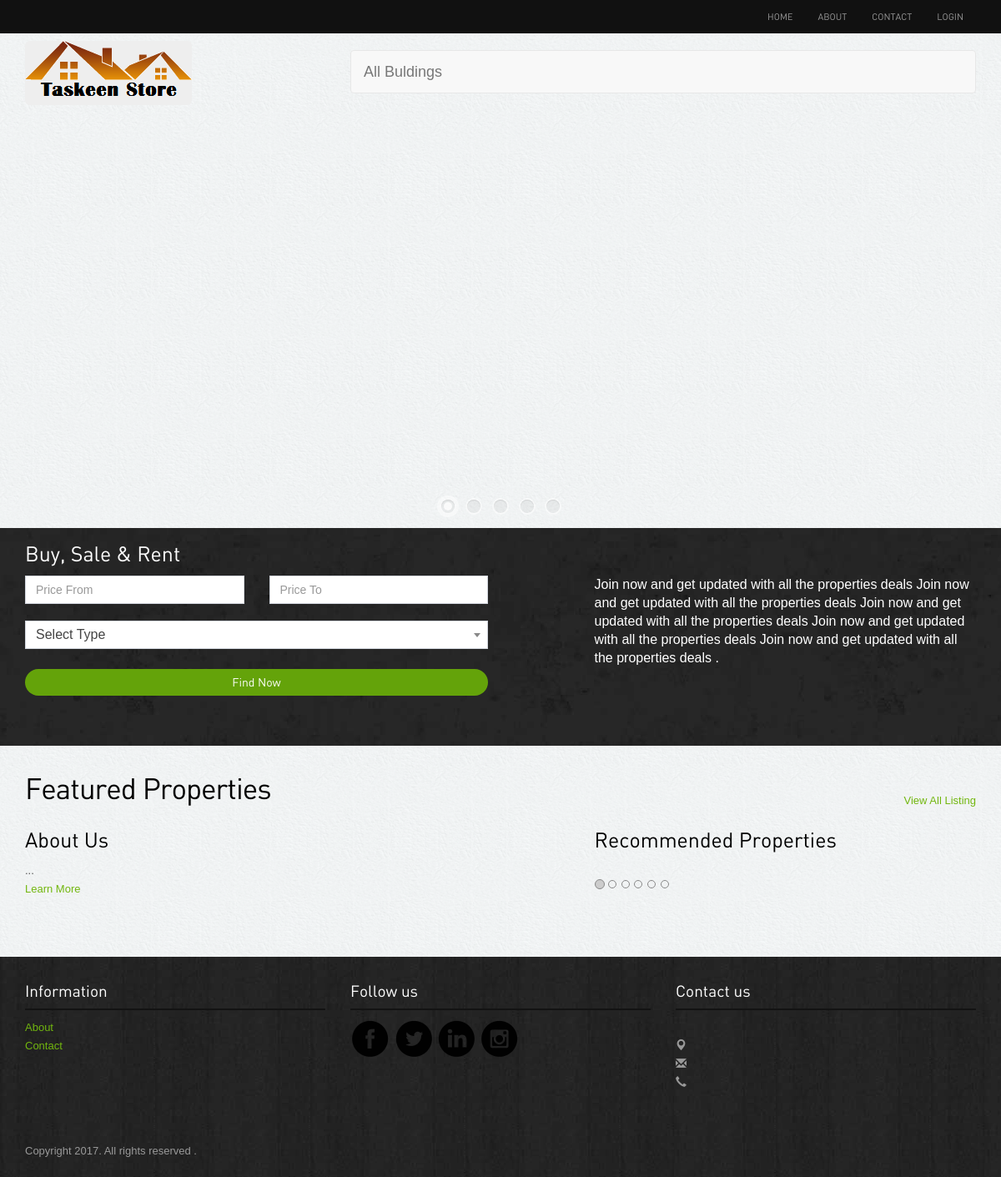
/, run on an earlier commit of the app's database.
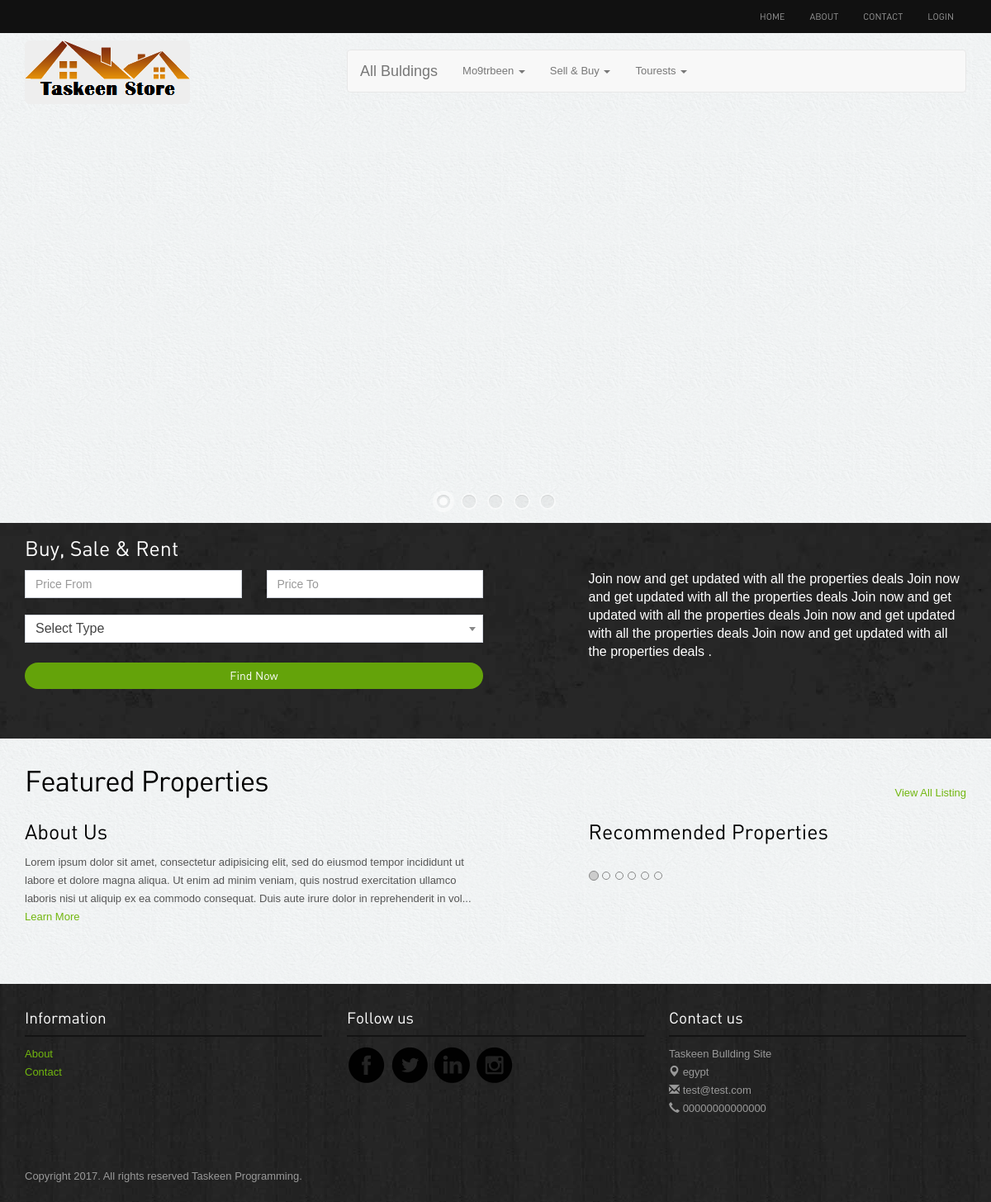
And on a later commit of the database.
### tables this page shows
CREATE TABLE `categouries` (
  `id` int(11) NOT NULL,
  `name` varchar(255) NOT NULL
);

CREATE TABLE `sitesetting` (
  `id` int(11) NOT NULL,
  `slug` varchar(50) NOT NULL,
  `nameSetting` varchar(50) NOT NULL,
  `value` text NOT NULL,
  `type` tinyint(4) NOT NULL,
  `created_at` timestamp NOT NULL DEFAULT '0000-00-00 00:00:00',
  `updated_at` timestamp NOT NULL DEFAULT '0000-00-00 00:00:00'
);

### init.php (called while the page is built)
<?php
    include "connect.php";
    include "includes/functions/functions.php";
    include "includes/templates/header.php";
?>

### includes/functions/functions.php (called while the page is built, shortened)
<?php
   function getAllFrom($field, $table, $where = null, $and = null, $orderField = 'id', $ordering = 'ASC', $limit = null)
   {
      global $conn;
      $stmt = $conn->prepare("SELECT $field FROM $table $where $and ORDER BY $orderField $ordering $limit");
      $stmt->execute();
      $all = $stmt->fetchAll();
      return $all;
   }
   function getSetting($settingName = 'siteName')
   {
      global $conn;
      $stmt = $conn->prepare("SELECT value FROM sitesetting WHERE nameSetting = '$settingName'");
      $stmt->execute();
      $all = $stmt->fetch();
      return $all[0];
   }
?>

### index.php (the view, shortened to what this page needs)
<?php
   include'init.php';
?>
<div class="">
	<div class="sl-slider-wrapper" id="slider">
		<div class="sl-slider">
		</div>
		<nav class="nav-dots" id="nav-dots">
			<span class="nav-dot-current"></span> <span></span> <span></span> <span></span> <span></span>
		</nav>
	</div>
   <div class="banner-search">
       <div class="container">
           <h3>Buy, Sale & Rent</h3>
           <div class="searchbar">
               <div class="row">
                   <div class="col-lg-6 col-sm-6">
                       <div class="search-form">
       					<form action="search.php" method="get">
       						<div class="row">
       							<div class="col-lg-6">
       								<input class="form-control" type="number" name="price_from" value="" placeholder="Price From">
       							</div>
       							<div class="col-lg-6">
       								<input class="form-control" type="number" name="price_to" value="" placeholder="Price To">
       							</div>
       							<div class="col-lg-12 marginSelect">
       							</div>
       						</div>
       						<button type="submit" class="btn btn-primary">Find Now</button>
       					</form>
       				</div>
                   </div>
                   <div class="col-lg-5 col-lg-offset-1 col-sm-6 ">
                       <p>Join now and get updated with all the properties deals Join now and get updated with all the properties deals Join now and get updated with all the properties deals Join now and get updated with all the properties deals Join now and get updated with all the properties deals .</p>
                   </div>
               </div>
           </div>
       </div>
</div>
<div class="container">
	<div class="properties-listing spacer">
		<a class="pull-right viewall" href="buysalerent.php">View All Listing</a>
		<h2>Featured Properties</h2>
	</div>
	<div class="spacer">
		<div class="row">
			<div class="col-lg-6 col-sm-9 recent-view">
				<h3>About Us</h3>
				<p><?php echo substr(getSetting('siteDesc'), 0, 290).'...';?><br>
				<a href="about.php">Learn More</a></p>
			</div>
			<div class="col-lg-5 col-lg-offset-1 col-sm-3 recommended">
				<h3>Recommended Properties</h3>
				<div class="carousel slide" id="myCarousel">
					<ol class="carousel-indicators">
						<li class="active" data-slide-to="0" data-target="#myCarousel"></li>
						<li class="" data-slide-to="1" data-target="#myCarousel"></li>
						<li class="" data-slide-to="2" data-target="#myCarousel"></li>
						<li class="" data-slide-to="3" data-target="#myCarousel"></li>
						<li class="" data-slide-to="3" data-target="#myCarousel"></li>
						<li class="" data-slide-to="3" data-target="#myCarousel"></li>
					</ol>
				</div>
			</div>
		</div>
	</div>
</div>
<?php
   include'includes/templates/footer.php';
?>

### includes/templates/header.php (shortened to what this page needs)
<!DOCTYPE html>
<html lang="en">
<head>
    <link rel="stylesheet" href="assets/bootstrap/css/bootstrap.css" />
    <link rel="stylesheet" href="assets/owl-carousel/owl.carousel.css">
    <link rel="stylesheet" href="assets/owl-carousel/owl.theme.css">
    <link rel="stylesheet" type="text/css" href="assets/slitslider/css/style.css" />
    <link rel="stylesheet" type="text/css" href="assets/slitslider/css/custom.css" />
    <link rel="stylesheet" type="text/css" href="assets/css/sweetalert.css" />
    <link rel="stylesheet" href="assets/css/select2.min.css"/>
    <link rel="stylesheet" href="assets/css/reset.css"/>
    <link rel="stylesheet" href="assets/css/card.css"/>
    <link rel="stylesheet" href="assets/css/AdminLTE.min.css"/>
    <link rel="stylesheet" href="assets/css/styles.css"/>
</head>
<body>
    <div class="navbar-wrapper">
        <div class="navbar-inverse" role="navigation">
            <div class="container">
                <div class="navbar-collapse  collapse">
                    <ul class="nav navbar-nav navbar-right">
                        <li><a href="index.php">Home</a></li>
                        <li><a href="about.php">About</a></li>
                        <li><a href="contact.php">Contact</a></li>
                        <?php if (isset($_SESSION['user_mail'])): ?>
                           <li><a href="buldings.php">Add Free Bullding</a></li>
                           <li><a href="profile.php">profile</a></li>
                           <li><a href="logout.php">logout</a></li>
                        <?php else: ?>
                           <li><a href="#" data-target="#loginpop" data-toggle="modal">Login</a></li>
                        <?php endif; ?>
                    </ul>
                </div>
            </div>
        </div>
    </div>
    <div class="container">
        <div class="row">
            <div class="col-md-4">
              <img src="images/taskeen.png" alt="" class="img-rounded" style="margin-top: 9px;">
            </div>
            <div class="col-md-8">
                <nav class="navbar navbar-default" style="margin-top: 20px;">
                    <div class="container-fluid">
                        <div class="navbar-header">
                             <a class="navbar-brand" href="buysalerent.php">All Buldings</a>
                        </div>
                        <div class="collapse navbar-collapse" id="bs-example-navbar-collapse-1">
                            <ul class="nav navbar-nav">
                                <?php
                                $cats = getAllFrom('*', 'categouries', null, null, 'name', 'ASC', null);
                                foreach ($cats as $cat): ?>
                                    <li class="dropdown">
                                        <a href="#" class="dropdown-toggle" data-toggle="dropdown" role="button" aria-haspopup="true" aria-expanded="false"><?php echo $cat['name'] ?> <span class="caret"></span></a>
                                    </li>
                                <?php endforeach; ?>
                            </ul>
                        </div>
                    </div>
                </nav>
            </div>
        </div>
    </div>

### includes/templates/footer.php (shortened to what this page needs)
<div class="footer">
   <div class="container">
      <div class="row">
         <div class="col-lg-4 col-sm-3">
            <h4>Information</h4>
            <ul class="row">
               <li class="col-lg-12 col-sm-12 col-xs-3"><a href="about.php">About</a></li>
               <li class="col-lg-12 col-sm-12 col-xs-3"><a href="contact.php">Contact</a></li>
            </ul>
         </div>
            <div class="col-lg-4 col-sm-3">
               <h4>Follow us</h4>
               <a href="<?php echo getSetting('facebook');?>"><img src="images/facebook.png" alt="facebook"></a>
               <a href="<?php echo getSetting('twitter');?>"><img src="images/twitter.png" alt="twitter"></a>
               <a href="<?php echo getSetting('linkedin');?>"><img src="images/linkedin.png" alt="linkedin"></a>
               <a href="<?php echo getSetting('instgram');?>"><img src="images/instagram.png" alt="instagram"></a>
            </div>
            <div class="col-lg-4 col-sm-3">
               <h4>Contact us</h4>
               <p><b><?php echo getSetting();?></b><br>
                  <span class="glyphicon glyphicon-map-marker"></span> <?php echo getSetting('address');?> <br>
                  <span class="glyphicon glyphicon-envelope"></span> <?php echo getSetting('email');?><br>
                  <span class="glyphicon glyphicon-earphone"></span> <?php echo getSetting('sitePhone');?></p>
               </div>
            </div>
            <p class="copyright">Copyright 2017. All rights reserved <?php echo getSetting('copyright');?>.	</p>
         </div></div>
      </body>
      </html>

### assets/slitslider/css/style.css (style rules this page uses)
.sl-slider-wrapper { width: 800px; height: 400px; margin: 0 auto; position: relative; overflow: hidden; }
.sl-slider { position: absolute; top: 0; left: 0; }

### assets/slitslider/css/custom.css (style rules this page uses)
.sl-slider-wrapper { width: 100%; height: 500px; overflow: hidden; position: relative; }
.nav-dots { text-align: center; position: absolute; bottom: 2%; height: 30px; width: 100%; left: 0; z-index: 1000; }
.nav-dots span { display: inline-block; position: relative; width: 16px; height: 16px; border-radius: 50%; margin: 3px; background: #ddd; background: rgba(150,150,150,0.4); cursor: pointer; box-shadow: 0 1px 1px rgba(255,255,255,0.4), inset 0 1px 1px rgba(0,0,0,0.1); }
.nav-dots span { background: rgba(150,150,150,0.1); margin: 6px; -webkit-transition: all 0.2s; -moz-transition: all 0.2s; -ms-transition: all 0.2s; -o-transition: all 0.2s; transition: all 0.2s; box-shadow: 0 1px 1px rgba(255,255,255,0.4), inset 0 1px 1px rgba(0,0,0,0.1), 0 0 0 2px rgba(255,255,255,0.5); }
.nav-dots span.nav-dot-current, .nav-dots span:hover { box-shadow: 0 1px 1px rgba(255,255,255,0.4), inset 0 1px 1px rgba(0,0,0,0.1), 0 0 0 5px rgba(255,255,255,0.5); }
.nav-dots span.nav-dot-current:after { content: ""; position: absolute; width: 10px; height: 10px; top: 3px; left: 3px; border-radius: 50%; background: rgba(255,255,255,0.8); }

### assets/css/card.css (style rules this page uses)
*, *::after, *::before { -webkit-box-sizing: border-box; -moz-box-sizing: border-box; box-sizing: border-box; }
*::after, *::before { content: ''; }
body { font-size: 100%; font-family: "PT Sans", sans-serif; color: #3e585f; }
body::after { position: fixed; top: 0; left: 0; width: 100%; height: 100%; background: rgba(71, 55, 78, 0.8); visibility: hidden; opacity: 0; -webkit-transition: opacity .3s 0s, visibility 0s .3s; -moz-transition: opacity .3s 0s, visibility 0s .3s; transition: opacity .3s 0s, visibility 0s .3s; }
a { color: #f82f53; text-decoration: none; }
img { max-width: 100%; }
html, body { height: 100%; }

### assets/css/styles.css (style rules this page uses)
body { color:#555; font:normal 13px/22px Arial; background:url(../images/bgmain.png) #eee; }
h1,h2,h3,h4,h5 { font-weight:normal; font-family: din;margin: 0;padding: 0;color: #000 }
h2 { font-size: 35px; letter-spacing: -1px;margin-bottom: 20px; }
h3 { margin: 0 0 15px 0; font-size: 25px; }
h4 { margin: 10px 0; font-size: 19px; }
p { margin-bottom: 30px; }
a { color:#72b70f; text-decoration:none;outline: none; }
.spacer { margin-top: 40px;margin-bottom:40px; }
select,input { outline: 0; margin-bottom: 20px; }
.btn { border-radius: 5px; font-family: din; outline: none; }
.btn-primary { background: #64a30a;border:none;width: 100%;border-radius: 20px; }
.navbar-inverse { background-color: #111; }
.navbar-inverse .navbar-nav > li > a { font-size: 11px;padding-top: 10px;padding-bottom: 10px;font-family: din;text-transform: uppercase; }
.banner-search { background:url(../images/bginside.jpg) #111;color: #fff;padding: 20px 0 10px 0; font-size: 16px; }
.banner-search h3 { color: #fff; }
.properties-listing .viewall { margin-top: 15px; }
.recommended { position: relative; }
.recommended .carousel-indicators { position: absolute;text-align: left;left: 0;bottom: -40px;margin: 0; }
.recommended .carousel-indicators li { border: 1px solid #888; }
.recommended .carousel-indicators .active { background-color:#ccc; }
.search-form { margin-bottom: 50px; }
.footer { background:url(../images/bg.jpg) #222; padding: 20px 0; color: #999; }
.footer h4 { color: #fff;border-bottom: 2px solid #131313;margin-bottom: 10px;padding-bottom: 10px; }
.footer ul { list-style: none;padding: 0; }
.footer p.copyright { margin: 30px 0 0 0; }
.marginSelect { margin: 0 0 24px !important; }

What changed in the data, as far as the page shows it:
added categouries: name "Mo9trbeen"
added categouries: name "Sell & Buy"
added categouries: name "Tourests"
added sitesetting: value "Lorem ipsum dolor sit amet, consectetur adipisicing elit, sed do eiusmod tempor incididunt ut labore et dolore magna aliqua. Ut enim ad minim veniam, quis nostrud exercitation ullamco laboris nisi ut aliquip ex ea commodo consequat. Duis aute irure dolor in reprehenderit in vol"
added sitesetting: value "Taskeen Bullding Site"
added sitesetting: value "egypt"
added sitesetting: value "test@test.com"
added sitesetting: value "00000000000000"
added sitesetting: value "Taskeen Programming"
